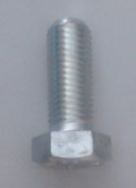
#> input picture classificator/scew_small.png, 136 x 188 px
$ python save_cnts.py   (older library calls are emulated)
#> lines starting #> are read from the running program, lines starting #| are printed output that depends on the picture; after the words box and inside, x2 and y2 are one past the last pixel; in counts of white or black regions, pixels touching at a corner belong together
import cv2
import numpy as np


if __name__ == '__main__':

    # PATH TO THE IMAGE
    image_path = "scew_small.png"
    image = cv2.imread(image_path, 1)
#> image is the input picture: shape (188, 136, 3); mean B, G, R 159.4, 150.2, 146.3

    # SCALING
    scale = 1
    # image = cv2.imread('circle.png')
    w, h, _ = image.shape
#> w = 188; h = 136
    image = cv2.resize(image, (int(h*scale), int(w*scale)))

    gray = cv2.cvtColor(image, cv2.COLOR_BGR2GRAY)

    # BLURING
    blur = 1
    # gray = cv2.blur(gray, (blur, blur))
    gray = cv2.medianBlur(gray, blur)
    # image = cv2.blur(image, (7, 7))
    # gray = cv2.bitwise_not(image)


    #THRESHOLDING
    thkernel = 9
    thparam = 4
    th = cv2.adaptiveThreshold(gray,255,cv2.ADAPTIVE_THRESH_MEAN_C, cv2.THRESH_BINARY,thkernel,thparam)
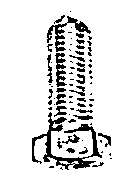
#> th: shape (188, 136); 88.9% white; 71 black regions (42 under 20 px), largest, box (x1, y1, x2, y2) and area: (32, 112, 102, 170) 949, (47, 16, 91, 52) 402, (55, 53, 67, 87) 225


    #CANNY
    v = np.median(gray)
#> v = 154
    sigma = cv2.getTrackbarPos('sigma', 'Bars')/100
    # sigma = 0.33
    canny_low = int(max(0, (1 - sigma) * v))
#> canny_low = 154
    canny_high = int(min(255, (1 + sigma) * v))
#> canny_high = 154
    edged = cv2.Canny(th, canny_low, canny_high)
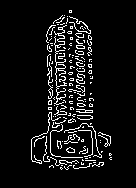
#> edged: shape (188, 136); 7.5% white in thin lines or dots, all inside (x1, y1, x2, y2) = (31, 10, 112, 170)

    # OPENING
    dilate_iter = 5
    erode_iter = 1
    edged = cv2.dilate(edged, None, iterations=dilate_iter)
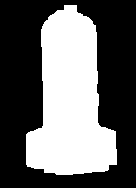
#> edged: shape (188, 136); 40% white; 1 white region, box (x1, y1, x2, y2) and area: (26, 5, 117, 175) 10227
    edged = cv2.erode(edged, None, iterations=erode_iter)
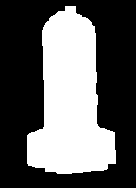
#> edged: shape (188, 136); 37.9% white; 1 white region

    _, contours, hierarchy = cv2.findContours(edged.copy(), cv2.RETR_EXTERNAL, cv2.CHAIN_APPROX_SIMPLE)
#> contours = 1 contour; box (x1, y1, x2, y2) and area: (27, 6, 116, 174) 9472
    cv2.drawContours(image, contours, -1, (0, 255, 0))

    print(len(contours))
#| 1
    p = cv2.arcLength(contours[0], True)
#> p = 481.7
    c = cv2.approxPolyDP(contours[0], 0.01 * p, True)
#> c = contour of 12 points, box (x1, y1, x2, y2) (27, 6, 116, 174), area 9495

    cv2.drawContours(image, c, -1, (0, 0, 255), 3)
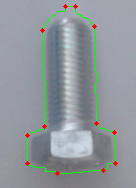
#> image: shape (188, 136, 3); mean B, G, R 156, 151, 144.7

    np.savez('data/scew/scew_small', c)

    # ???
    # with np.load('squar50.npz') as X:
    #     c = [X[i] for i in X]
    # cv2.drawContours(image, c, -1, (0, 0, 255), 3)
    # PROFIT

    cv2.imshow('lol1', th)
    cv2.imshow('lol', image)
    cv2.waitKey(0)
    cv2.destroyAllWindows()

$ run again, with classificator/nut.png copied over classificator/scew_small.png
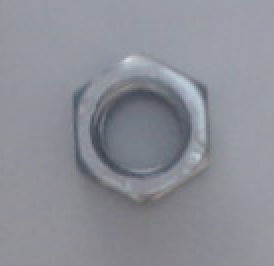
#> input picture classificator/nut.png, 137 x 133 px (shown 2 times larger)
#> image is the input picture: shape (133, 137, 3); mean B, G, R 151.1, 142.2, 140.5
#> `th = cv2.adaptiveThreshold(gray,255,cv2.ADAPTIVE_THRESH_MEAN_C, cv2.TH..`:
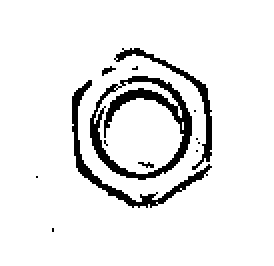
#> th: shape (133, 137) (shown 2 times larger); 91.9% white; 13 black regions (10 under 20 px), largest, box (x1, y1, x2, y2) and area: (45, 38, 96, 90) 740, (36, 40, 106, 104) 425, (57, 24, 106, 85) 277
#> v = 147
#> contours = 3 contours; box (x1, y1, x2, y2) and area: (31, 19, 110, 108) 5558, (13, 83, 24, 94) 100, (21, 109, 32, 120) 99
#| 3
#> p = 38.83
#> c = [[22, 109], [21, 110], [21, 119], [31, 119], [31, 110], [30, 109]]
#> `cv2.drawContours(image, c, -1, (0, 0, 255), 3)`:
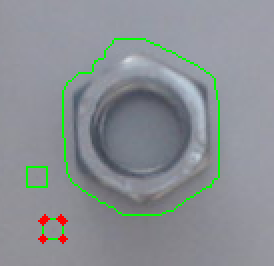
#> image: shape (133, 137, 3) (shown 2 times larger); mean B, G, R 148, 143.6, 138.5

$ run again, with classificator/profile.png copied over classificator/scew_small.png
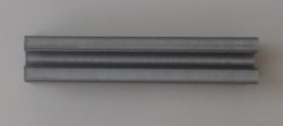
#> input picture classificator/profile.png, 283 x 126 px
#> image is the input picture: shape (126, 283, 3); mean B, G, R 122.7, 123.2, 124.4
#> `th = cv2.adaptiveThreshold(gray,255,cv2.ADAPTIVE_THRESH_MEAN_C, cv2.TH..`:
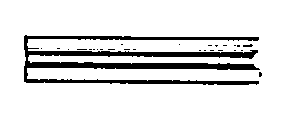
#> th: shape (126, 283); 87.9% white; 27 black regions (25 under 20 px), largest, box (x1, y1, x2, y2) and area: (24, 35, 260, 85) 4213, (243, 44, 253, 47) 21
#> v = 134
#> contours = 1 contour; box (x1, y1, x2, y2) and area: (19, 31, 266, 89) 13452
#| 1
#> p = 604.9
#> c = [[19, 33], [21, 86], [261, 88], [265, 80], [261, 32]]
#> `cv2.drawContours(image, c, -1, (0, 0, 255), 3)`:
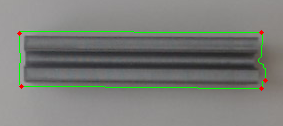
#> image: shape (126, 283, 3); mean B, G, R 120.4, 125, 122.5
